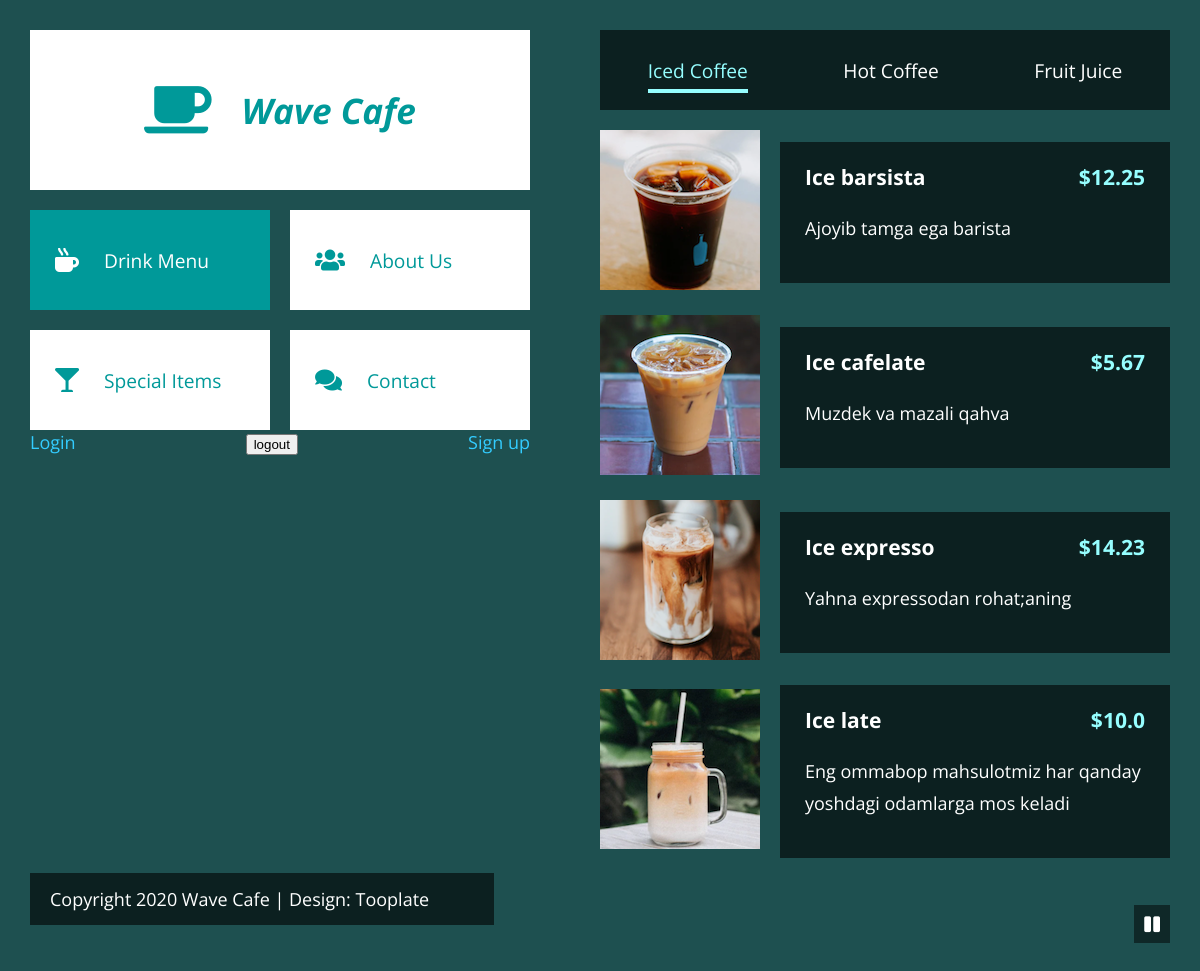
The page / on the database its author committed.
### cafe/models.py (models this page shows, shortened)
class Ice(models.Model):
    img = models.ImageField(upload_to='index/img')
    name = models.CharField(max_length=300)
    slug = models.SlugField(max_length=200)
    price = models.FloatField()
    bio = models.TextField()
    def get_absolute_url(self):
        return reverse("iceDetail", args=[self.slug])

### cafe/views.py (the view)
# urls.py: path('', index, name='index'),
def index(request):
    ice = Ice.objects.all()
    items = Item.objects.all()
    hots = Hot.objects.all()
    fruite = Fruit.objects.all()
    abouts = About.objects.all()
    contact = ContactForms(request.POST or None)
    if request.method == "POST" and contact.is_valid():
        contact.save()
        return HttpResponse("<h2> MA'LUMOTLAR MUVOFIQYIATLI YUBORILDI QO'NG'IROQNI KUTING  !!! <h2/> ")
    context = {
        'ice':ice,
        'items':items,
        'hots':hots,
        'fruite':fruite,
        'abouts':abouts
    }
    return render(request,'index.html',context)

### cafe/models.py (called while the page is built)
    def get_absolute_url(self):
        return reverse("hotDetail", args=[self.slug])

    def get_absolute_url(self):
        return reverse("fruitDetail", args=[self.slug])

    def get_absolute_url(self):
        return reverse("aboutDetail", args=[self.slug])

    def get_absolute_url(self):
        return reverse("itemDetail", args=[self.slug])

### templates/index.html (shortened to what this page needs)
{% extends 'base.html' %}
{% load static %}
{% block content %}
            <nav class="tm-black-bg tm-drinks-nav">
              <ul>
                <li>
                  <a href="#" class="tm-tab-link active" data-id="cold">Iced Coffee</a>
                </li>
                <li>
                  <a href="#" class="tm-tab-link" data-id="hot">Hot Coffee</a>
                </li>
                <li>
                  <a href="#" class="tm-tab-link" data-id="juice">Fruit Juice</a>
                </li>
              </ul>
            </nav>
            <div id="cold" class="tm-tab-content">
              <div class="tm-list">
                {% for Ice in ice %}
                <div class="tm-list-item">
                  <a href="{{Ice.get_absolute_url}}"><img src={{Ice.img.url}} alt="Image" class="tm-list-item-img"></a>
                  <div class="tm-black-bg tm-list-item-text">
                    <h3 class="tm-list-item-name">{{Ice.name}}<span class="tm-list-item-price">${{Ice.price}}</span></h3>
                    <p class="tm-list-item-description">{{Ice.bio}}</p>
                  </div>
                </div>
                {% endfor %}
              </div>
            </div>
          </div>
{% endblock content %}

### templates/base.html (shortened to what this page needs)
{% load static %}
<!DOCTYPE html>
<html lang="en">
<head>
    <link rel="stylesheet" href="{% static 'fontawesome/css/all.min.css' %}">
    <link rel="stylesheet" href="{% static 'css/tooplate-wave-cafe.css' %}">
</head>
<body>
  <div class="tm-container">
    <div class="tm-row">
      <div class="tm-left">
        <div class="tm-left-inner">
          <div class="tm-site-header">
            <i class="fas fa-coffee fa-3x tm-site-logo"></i>
            <h1 class="tm-site-name">Wave Cafe</h1>
          </div>
          <nav class="tm-site-nav">
            <ul class="tm-site-nav-ul">
              <li class="tm-page-nav-item">
                <a href="#drink" class="tm-page-link active">
                  <i class="fas fa-mug-hot tm-page-link-icon"></i>
                  <span>Drink Menu</span>
                </a>
              </li>
              <li class="tm-page-nav-item">
                <a href="#about" class="tm-page-link">
                  <i class="fas fa-users tm-page-link-icon"></i>
                  <span>About Us</span>
                </a>
              </li>
              <li class="tm-page-nav-item">
                <a href="#special" class="tm-page-link">
                  <i class="fas fa-glass-martini tm-page-link-icon"></i>
                  <span>Special Items</span>
                </a>
              </li>
              <li class="tm-page-nav-item">
                <a href="#contact" class="tm-page-link">
                  <i class="fas fa-comments tm-page-link-icon"></i>
                  <span>Contact</span>
                </a>
              </li>
                   <a href="{% url 'login' %}" class="nav-item nav-link">Login</a>
                    <form method="post" action="{% url 'logout' %}">
                        <button type="submit">logout</button>
                    </form>
                    {% if request.user.is_authenticated %}
                    <a href="{% url 'user_profile' %}" class="nav-item nav-link">My profile</a>
                    {% else %}
                    <a href="{% url 'sign_up' %}" class="nav-item nav-link">Sign up</a>
                    {% endif %}
            </ul>
          </nav>
        </div>
      </div>
      <div class="tm-right">
        <main class="tm-main">
          <div id="drink" class="tm-page-content">
              {% block content %}
              {% endblock content %}
               </main>
      </div>
    </div>
    <footer class="tm-site-footer">
      <p class="tm-black-bg tm-footer-text">Copyright 2020 Wave Cafe
      | Design: <a href="https://www.tooplate.com" class="tm-footer-link" rel="sponsored" target="_parent">Tooplate</a></p>
    </footer>
  </div>
  <div class="tm-video-wrapper">
      <i id="tm-video-control-button" class="fas fa-pause"></i>
  </div>
</body>
</html>

### static/css/tooplate-wave-cafe.css (style rules this page uses)
html { scroll-behavior: smooth; }
body { margin: 0; padding: 0; font-family: 'Open Sans', Arial, Helvetica, sans-serif; font-size: 18px; overflow-x: hidden; background-color: #1E5050; }
ul { padding: 0; margin: 0; }
nav > ul > li { list-style: none; }
a { color: #3CF; text-decoration: none; transition: all 0.3s ease; }
p { line-height: 1.8; margin-top: 0; }
.tm-video-wrapper { position: relative; }
#tm-video-control-button { cursor: pointer; position: fixed; bottom: 30px; right: 30px; z-index: 1000; background-color: rgba(0,0,0,0.5); color: white; padding: 10px; }
.tm-container { padding: 30px; }
.tm-row { display: flex; justify-content: space-between; }
.tm-left, .tm-right { width: 50%; }
.tm-left-inner { position: fixed; }
.tm-site-header { background-color: white; color: #099; width: 100%; height: 160px; display: flex; align-items: center; justify-content: center; }
.tm-site-logo { margin-right: 30px; }
.tm-site-name { font-size: 2.2rem; font-style: italic; }
.tm-left-inner { max-width: 500px; width: 100%; }
.tm-site-nav-ul { display: flex; flex-wrap: wrap; justify-content: space-between; }
.tm-page-nav-item { margin-top: 20px; }
.tm-page-link { min-width: 240px; height: 100px; background-color: white; color: #099; display: flex; text-decoration: none; align-items: center; font-size: 1.2rem; }
.tm-page-link:hover, .tm-page-link.active { background-color: #099; color: white; }
.tm-page-link-icon { margin-right: 25px; margin-left: 25px; font-size: 1.5rem; }
.tm-black-bg { background-color: rgba(0,0,0,0.6); color: white; }
.tm-drinks-nav > ul > li { display: inline-block; }
.tm-drinks-nav > ul > li > a { color: white; font-size: 1.2rem; padding-top: 15px; padding-bottom: 5px; border-bottom: 3px solid transparent; }
.tm-drinks-nav { height: 80px; }
.tm-main { max-width: 660px; }
.tm-drinks-nav > ul { display: flex; align-items: center; justify-content: space-around; height: 100%; }
.tm-drinks-nav > ul > li a.active, .tm-drinks-nav > ul > li a:hover { color: #96FEFF; border-bottom: 4px solid #96FEFF; }
.tm-list-item { display: flex; align-items: center; justify-content: space-between; margin-top: 20px; }
.tm-list-item-img { margin-right: 20px; width: 160px; height: 160px; background-color: #099; }
.tm-list-item-text { padding: 20px 25px; flex: 1; }
.tm-list-item-name { display: flex; justify-content: space-between; margin-top: 0; }
.tm-list-item-price { color: #96FEFF; }
.tm-site-footer { margin-top: 15px; }
.tm-footer-text { padding: 10px 65px 10px 20px; display: inline-block; }
.tm-footer-link { color: white; }
.tm-tab-content { animation: fadeEffect 1s; }
.tm-page-content { animation: fadeEffect 1s; }

### rows shown on the page
Ice: img (picture), name "Ice barsista", price "12.25", bio "Ajoyib tamga ega barista"
Ice: img (picture), name "Ice cafelate", price "5.67", bio "Muzdek va mazali qahva"
Ice: img (picture), name "Ice expresso", price "14.23", bio "Yahna expressodan rohat;aning"
Ice: img (picture), name "Ice late", price "10.0", bio "Eng ommabop mahsulotmiz har qanday yoshdagi odamlarga mos keladi"
